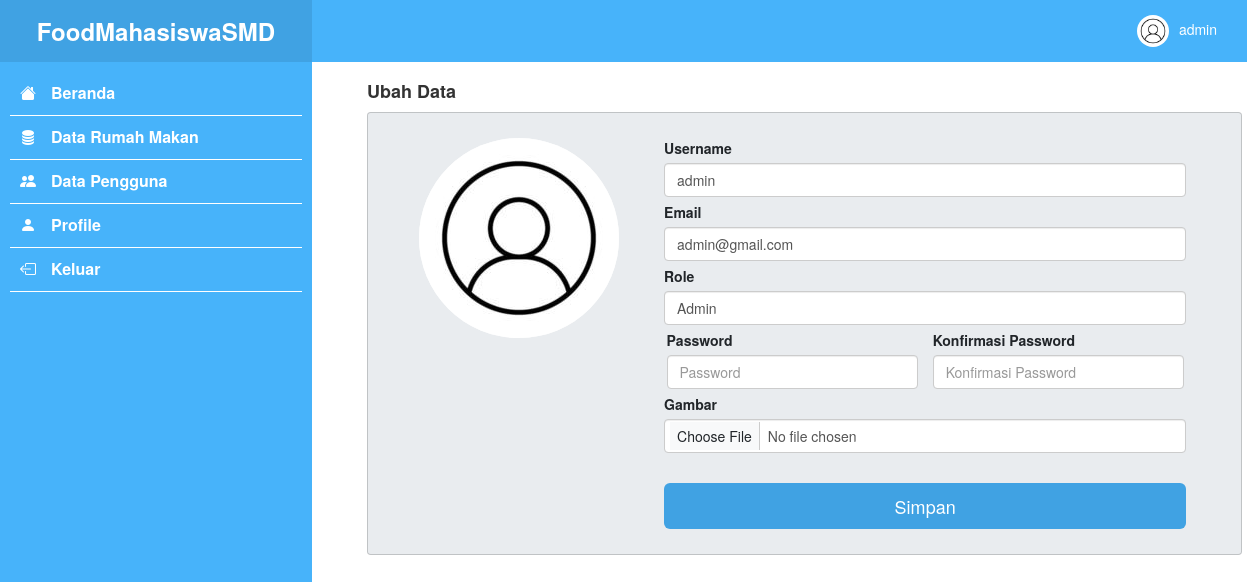
/users/edit.php?id=22 (signed in), run on the app's committed database.
### tables this page shows
CREATE TABLE `users` (
  `id` int(11) NOT NULL,
  `username` varchar(255) NOT NULL,
  `email` varchar(255) NOT NULL,
  `password` varchar(255) NOT NULL,
  `role` enum('user','admin') NOT NULL,
  `gambar` varchar(255) NOT NULL
);

### users/edit.php (the view, shortened to what this page needs)
<?php
include('../components/koneksi.php');
$id = $_GET['id'];
$result = mysqli_query($koneksi, "SELECT * FROM users WHERE id = $id");
$dataUser = mysqli_fetch_assoc($result);
?>
<!DOCTYPE html>
<html lang="en">
<head>
  <?php include('../components/head.php') ?>
</head>
<body>
  <div class="container-fluid">
    <div class="row min-vh-100">
      <?php include('../components/sidebar.php') ?>
      <div class="col-9 p-0">
        <?php include('../components/navbar.php') ?>
        <div id="content" class="px-5 py-3 z-1" style="z-index: 1;">
          <h4 class="fw-bold">Ubah Data</h4>
          <div class="card bg-body-secondary p-4">
            <div class="row container-fluid">
              <div class="card-head col-4 text-center p-3">
                <img id="preview" src="../images/users/<?= $dataUser['gambar'] ?>" width="200" height="200" class="bg-white rounded-circle  object-fit-contain" alt="">
              </div>
              <div class="card-body col-8">
                <form class="form" action="" method="post" enctype="multipart/form-data">
                  <div class="mb-2">
                    <label for="username" class="form-label">Username</label>
                    <input type="text" class="form-control" id="username" placeholder="Username" name="username" value="<?php echo $dataUser['username']; ?>">
                  </div>
                  <div class="mb-2">
                    <label for="email" class="form-label">Email</label>
                    <input type="email" class="form-control" id="email" placeholder="Email" name="email" value="<?php echo $dataUser['email']; ?>">
                  </div>
                  <div class="mb-2">
                    <label for="role" class="form-label">Role</label>
                    <select class="form-control" id="role" name="role">
                      <option value="admin" <?php if ($dataUser['role'] == 'admin') echo 'selected'; ?>>Admin</option>
                    </select>
                  </div>
                  <?php if ($dataUser['id'] == $_SESSION['id']) { ?>
                    <div class="mb-2">
                      <div class="row px-3">
                        <div class="col-6">
                          <label for="password" class="form-label">Password</label>
                          <input type="password" class="form-control" id="password" name="password" placeholder="Password">
                        </div>
                        <div class=" col-6">
                          <label for="konfirmasi-password" class="form-label">Konfirmasi Password</label>
                          <input type="password" class="form-control" id="konfirmasi-password" name="konfirmasi-password" placeholder="Konfirmasi Password">
                        </div>
                      </div>
                    </div>
                  <?php } ?>
                  <div class="mb-5">
                    <label for="formFile" class="form-label">Gambar</label>
                    <input class="form-control" type="file" name="gambar" id="formFile">
                  </div>
                  <button class="btn btn-biru btn-lg w-100" type="submit" name="submit">Simpan</button>
                </form>
              </div>
            </div>
          </div>
        </div>
      </div>
    </div>
  </div>
  <?php include('../components/footer.php') ?>
</body>
</html>

### components/navbar.php (shortened to what this page needs)
<?php
include('../components/koneksi.php');
$id = $_SESSION['id'];
$result = mysqli_query($koneksi, "SELECT * FROM users WHERE id = $id");
$user = mysqli_fetch_assoc($result);
?>
<nav class="fixed-top" style="background-color: #47b3fa;z-index: 5;">
  <div class="text-end px-5" style="padding: 15px 0;">
    <span class="nav-link text-white "><img src="../images/users/<?= $user['gambar'] ?>" width="32" height="32" class="rounded-circle border-white border-2  me-3 object-fit-cover" alt=""><?= $user['username'] ?></span>
  </div>
</nav>

### data on the page
users: gambar (placeholder picture), username "admin", email "admin@gmail.com", role "Admin"
